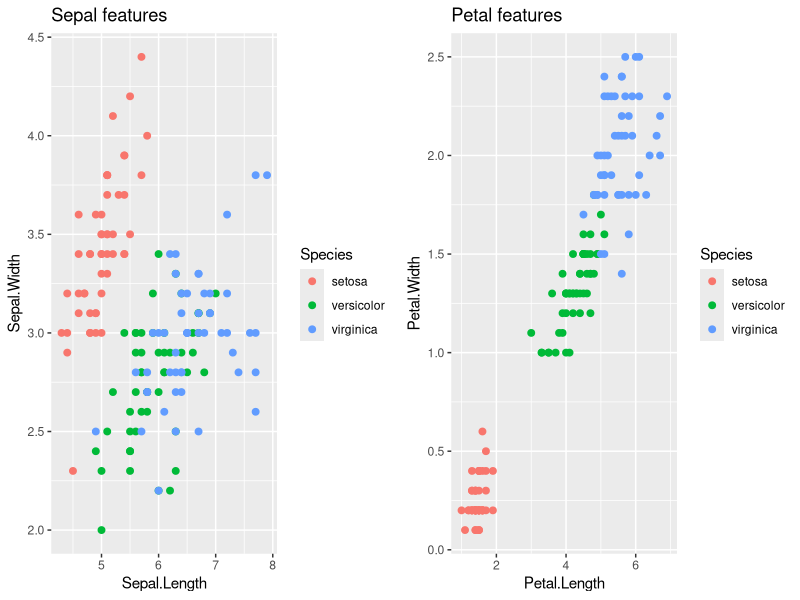
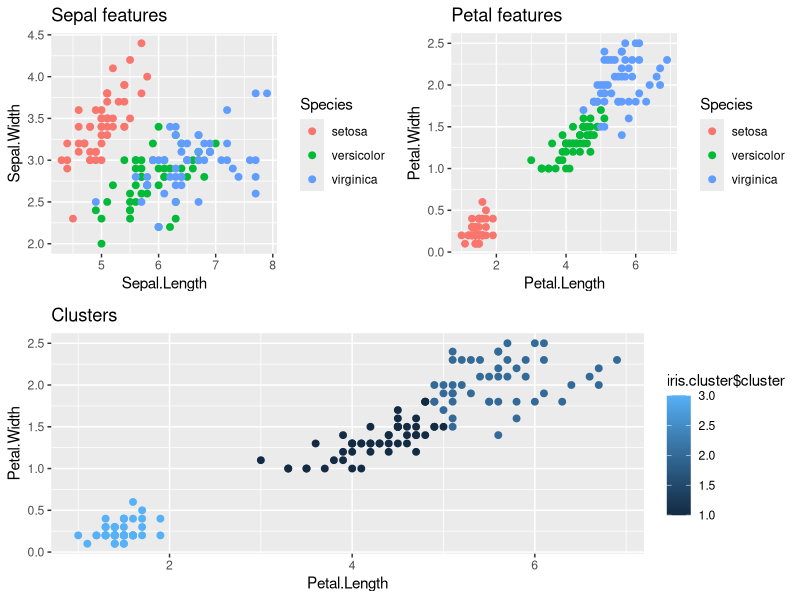

Reproduce these figures in R, in order.
library(ggplot2)
library(gridExtra)
head(iris)
plot1 <- ggplot(iris,aes(Sepal.Length,Sepal.Width,color = Species))+
    geom_point(size = 2)+
    ggtitle("Sepal features")
plot2 <- ggplot(iris,aes(Petal.Length,Petal.Width,color = Species))+
    geom_point(size = 2)+
    ggtitle("Petal features")
grid.arrange(plot1,plot2,ncol = 2)
iris.cluster <- kmeans(iris[,3:4],3)
table(iris.cluster$cluster,species = iris$Species)
plot3 <- ggplot(iris,aes(Petal.Length,Petal.Width,
                         color = iris.cluster$cluster))+
    geom_point(size = 2)+
    ggtitle("Clusters")
grid.arrange(arrangeGrob(plot1,plot2,ncol = 2),plot3)
